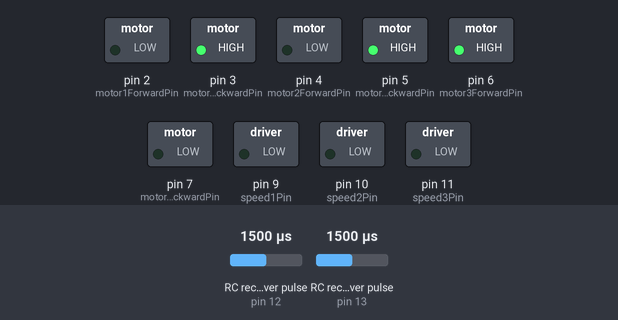
Bench run of a sketch on a simulated Arduino Uno, built with avr-gcc and run on an emulated ATmega328P. On the bench: switched loads named in the sketch (green lamp = pin HIGH). Wiring (inferred from the names in the program): 2 × RC receiver channel: data pin 12 / data pin 13. Inputs (shaded band) come from the test bench; at power-on: RC receiver pulse (sensors on pin 12, pin 13) 1500 µs.

Above: at 1.2 s.
1.3 s: RC receiver pulse (sensor on pin 12) set to 1020 µs
At 2.0 s:
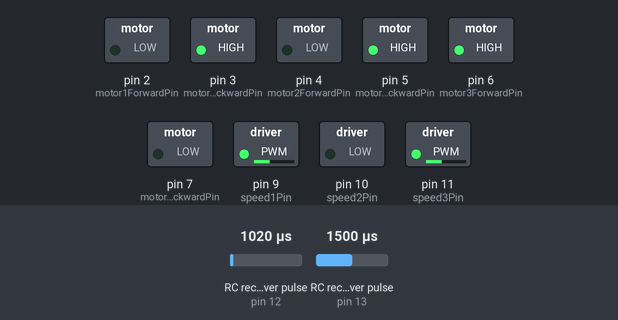
2.8 s: RC receiver pulse (sensor on pin 13) set to 1020 µs
At 4.0 s:
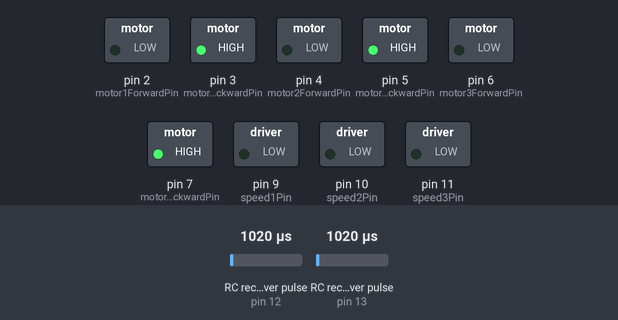
4.3 s: RC receiver pulse (sensor on pin 12) set to 1443 µs
5.8 s: RC receiver pulse (sensor on pin 12) set to 1460 µs
At 6.6 s:
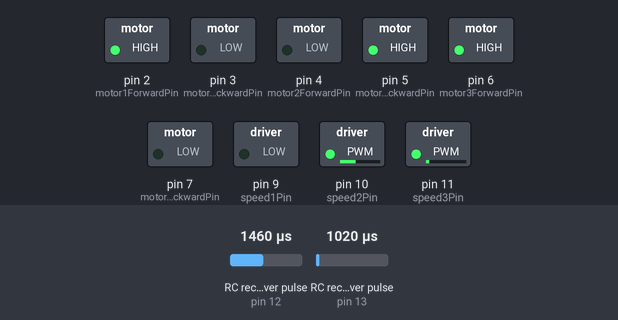
7.3 s: RC receiver pulse (sensor on pin 13) set to 1250 µs
At 7.7 s:
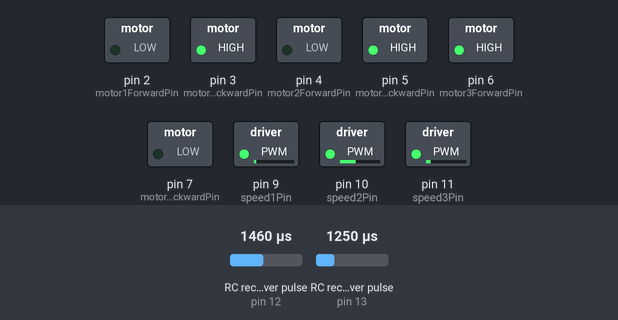
8.8 s: RC receiver pulse (sensor on pin 13) set to 1500 µs
At 10.1 s:
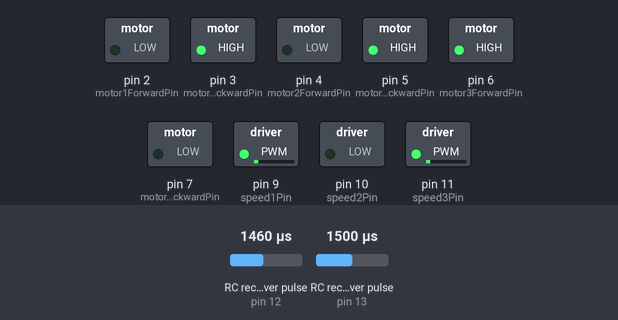
Timing chart, 0 to 11.3 s (numbered marks = the images above; inputs shaded):
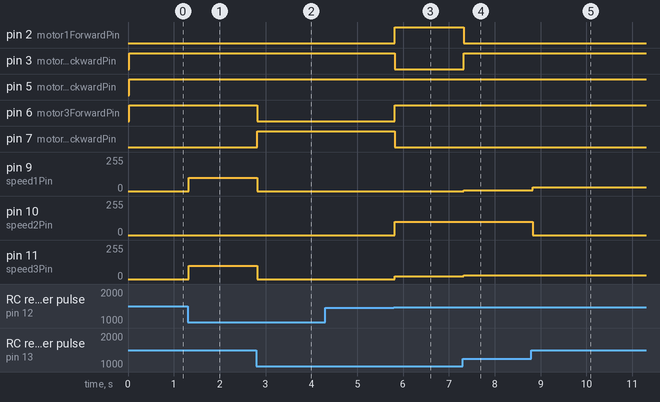

Measured:
- the behaviour switches between 1459 and 1460 µs on RC receiver pulse (sensor on pin 12) (found by bisection; images 2 and 3)
- after the input at 1.3 s, pin 9 (speed1Pin), pin 11 (speed3Pin): 0/255 → 99/255 at once
- after the input at 2.8 s, pin 6 (motor3ForwardPin): HIGH → LOW at once; pin 7 (motor3BackwardPin): LOW → HIGH at once; pin 9 (speed1Pin), pin 11 (speed3Pin): 99/255 → 0/255 at once
- after the input at 4.3 s, every drawn part: stays the same
- after the input at 5.8 s, pin 2 (motor1ForwardPin), pin 6 (motor3ForwardPin): LOW → HIGH at once; pin 3 (motor1BackwardPin), pin 7 (motor3BackwardPin): HIGH → LOW at once; pin 10 (speed2Pin): 0/255 → 99/255 at once; pin 11 (speed3Pin): 0/255 → 21/255 at once
- after the input at 7.3 s, pin 2 (motor1ForwardPin): HIGH → LOW at once; pin 3 (motor1BackwardPin): LOW → HIGH at once; pin 9 (speed1Pin): 0/255 → 5/255 at once; pin 10 (speed2Pin): 99/255 → 98/255 at once; pin 11 (speed3Pin): 21/255 → 29/255 at once
- after the input at 8.8 s, pin 9 (speed1Pin): 5/255 → 27/255 at once; pin 10 (speed2Pin): 98/255 → 0/255 at once; pin 11 (speed3Pin): 29/255 → 27/255 at once

The sketch:

body.ino
```cpp
#include <math.h>

int ch1_pin = 12;
int ch2_pin = 13;

int speed1Pin = 9; // H-bridge enable pin for speed control
int motor1ForwardPin = 2; // H-bridge leg 1
int motor1BackwardPin = 3; // H-bridge leg 2

int speed2Pin = 10; // H-bridge enable pin for speed control
int motor2ForwardPin = 4; // H-bridge leg 1
int motor2BackwardPin = 5; // H-bridge leg 2

int speed3Pin = 11; // H-bridge enable pin for speed control
int motor3ForwardPin = 6; // H-bridge leg 1
int motor3BackwardPin = 7; // H-bridge leg 2

int deadArea = 5;

int ch1;
int ch2;

void setup() {
  pinMode(ch1_pin, INPUT);
  pinMode(ch2_pin, INPUT);

  pinMode(speed1Pin, OUTPUT);
  pinMode(motor1ForwardPin, OUTPUT);
  pinMode(motor1BackwardPin, OUTPUT);

  pinMode(speed2Pin, OUTPUT);
  pinMode(motor2ForwardPin, OUTPUT);
  pinMode(motor2BackwardPin, OUTPUT);

  pinMode(speed3Pin, OUTPUT);
  pinMode(motor3ForwardPin, OUTPUT);
  pinMode(motor3BackwardPin, OUTPUT);

  //Serial.begin(9600);
}

void loop() {
  ch1 = getRangeValue(pulseIn(ch1_pin, HIGH));
  ch2 = - getRangeValue(pulseIn(ch2_pin, HIGH));

  int vel = getVelocity(ch1, ch2);
  float ang = getAngle(ch1, ch2);
//    Serial.print("\t");
//  Serial.print(ang);
  float motor_1_rv = sin(ang - degreeToRad(120)) * vel; //SIN((degrees + 120) * pi / 180)
  float motor_2_rv = sin(ang) * vel; //SIN(degrees * pi / 180)
  float motor_3_rv = sin(ang + degreeToRad(120)) * vel; //SIN((degrees + 240) * pi / 180)
//  Serial.print("\t");
//  Serial.print(motor_1_rv);
//  Serial.print("\t");
//  Serial.print(motor_2_rv);
//  Serial.print("\t");
//  Serial.println(motor_3_rv);

  if (motor_1_rv >= 0 ) {
    digitalWrite(motor1ForwardPin, LOW);
    digitalWrite(motor1BackwardPin, HIGH);
  } else {
    digitalWrite(motor1ForwardPin, HIGH);
    digitalWrite(motor1BackwardPin, LOW);
  }

  if (motor_2_rv >= 0 ) {
    digitalWrite(motor2ForwardPin, LOW);
    digitalWrite(motor2BackwardPin, HIGH);
  } else {
    digitalWrite(motor2ForwardPin, HIGH);
    digitalWrite(motor2BackwardPin, LOW);
  }

  if (motor_3_rv >= 0 ) {
    digitalWrite(motor3ForwardPin, LOW);
    digitalWrite(motor3BackwardPin, HIGH);
  } else {
    digitalWrite(motor3ForwardPin, HIGH);
    digitalWrite(motor3BackwardPin, LOW);
  }

  if(abs(motor_1_rv) > deadArea){
    analogWrite(speed1Pin, abs(motor_1_rv));
  } else {
    analogWrite(speed1Pin, 0);
  }
  if(abs(motor_2_rv) > deadArea){
    analogWrite(speed2Pin, abs(motor_2_rv));
  } else {
    analogWrite(speed2Pin, 0);
  }
  if(abs(motor_3_rv) > deadArea){
    analogWrite(speed3Pin, abs(motor_3_rv));
  } else {
    analogWrite(speed3Pin, 0);
  }


}

int getRangeValue(int value) {
  int rangeValue = int((float(value) - 1110)/((1904-1110)/2)*255) - 255;
  return rangeValue;
}

float getAngle(int xDiff, int yDiff){
  return atan2(yDiff, xDiff);
}

float degreeToRad(float degree){
  return degree * (180 / 3.14159);
}

int getVelocity(int x, int y){
  return max(min(102, sqrt(x*x + y*y)), 2) - 2;
}
```
